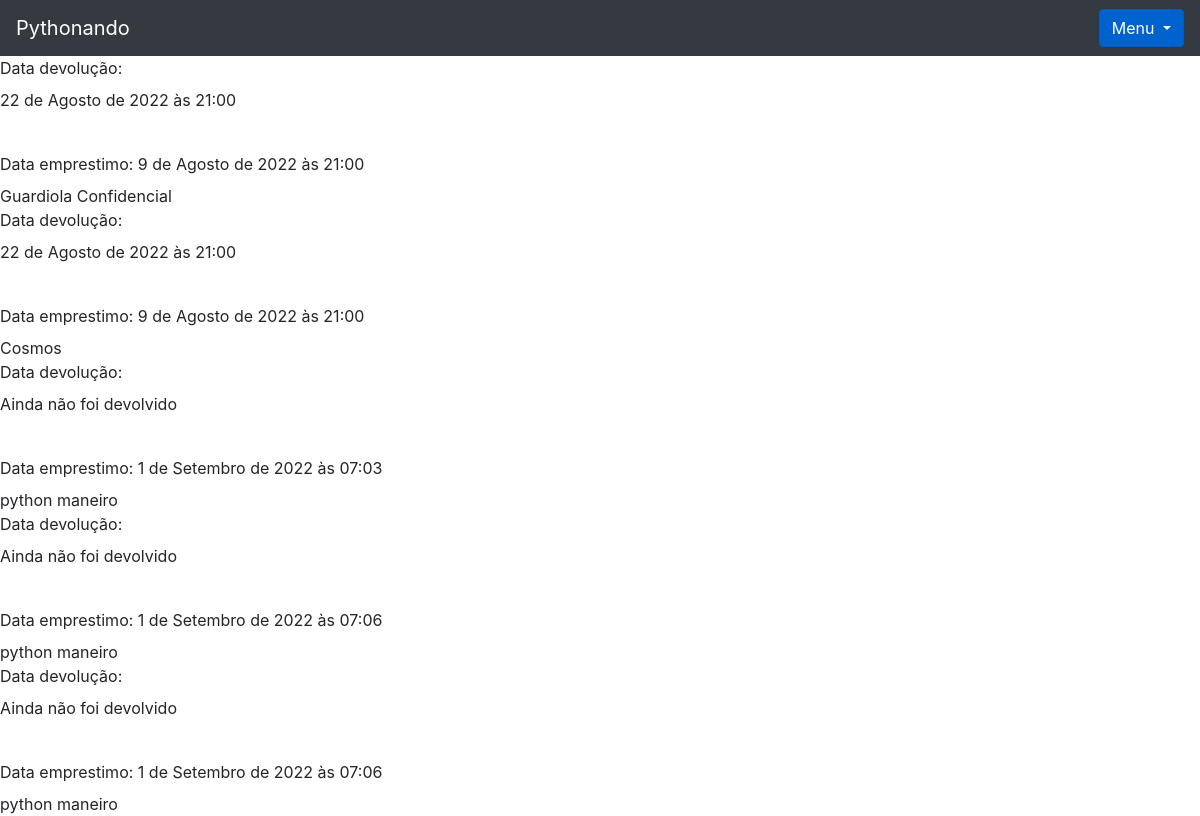
Screenshot of /livro/seus_emprestimos (signed in) with the database file from the repository.
### livro/models.py (models this page shows, shortened)
class Emprestimos(models.Model):
    choices = (
        ('P', 'Péssimo '),
        ('R', 'Ruim'),
        ('B', 'Bom'),
        ('O', 'Ótimo')
    )
    nome_emprestado = models.ForeignKey(Usuario, on_delete=models.DO_NOTHING,blank = True, null = True)
    nome_emprestado_anonimo = models.CharField(max_length = 30, blank = True, null = True)
    data_emprestimo = models.DateTimeField(default=datetime.datetime.now())
    data_devolucao = models.DateTimeField(blank = True, null = True)
    livro = models.ForeignKey(Livros, on_delete=models.DO_NOTHING)
    avaliacao = models.CharField(max_length=1, choices=choices, null=True, blank=True)

class Livros(models.Model):
    nome = models.CharField(max_length = 100)
    autor = models.CharField(max_length = 30)
    co_autor = models.CharField(max_length = 30, blank = True, null = True)
    data_cadastro = models.DateField(default = date.today)
    emprestado = models.BooleanField(default=False)
    categoria = models.ForeignKey(Categoria, on_delete=models.DO_NOTHING)
    usuario = models.ForeignKey(Usuario, on_delete=models.DO_NOTHING)
    class Meta:
        verbose_name = 'Livro'
    def __str__(self) -> str:
        return self.nome

### livro/views.py (the view)
# urls.py: path('seus_emprestimos', views.seus_emprestimos, name="seus_emprestimos")
def seus_emprestimos(request):
    usuario = Usuario.objects.get(id=request.session['usuario'])
    emprestimos = Emprestimos.objects.filter(nome_emprestado = usuario)
    return render(request, 'seus_emprestimos.html', {'usuario_logado': request.session['usuario'],
                                                    'emprestimos': emprestimos})

### livro/templates/seus_emprestimos.html
{% extends 'base.html' %}
{% block  'conteudo' %}
{% for emprestimo in emprestimos %}
    <label>Data devolução:</label>
    {% if emprestimo.data_devolucao %}
        <p>{{emprestimo.data_devolucao}}</p>
    {% else %}
        <p>Ainda não foi devolvido</p>
    {% endif %}
    <br>
    <label>Data emprestimo:</label>
    {{ emprestimo.data_emprestimo}}
    <br>
    {{emprestimo.livro}}
    <br>
{% endfor %}
{% endblock %}

### rows the page displays
Emprestimos: data_devolucao "22 de Agosto de 2022 às 21:00", data_emprestimo "9 de Agosto de 2022 às 21:00", livro "Guardiola Confidencial"
Emprestimos: data_devolucao "22 de Agosto de 2022 às 21:00", data_emprestimo "9 de Agosto de 2022 às 21:00", livro "Cosmos"
Emprestimos: shows "Ainda não foi devolvido", data_emprestimo "1 de Setembro de 2022 às 07:03", livro "python maneiro"
Emprestimos: shows "Ainda não foi devolvido", data_emprestimo "1 de Setembro de 2022 às 07:06", livro "python maneiro"
Emprestimos: shows "Ainda não foi devolvido", data_emprestimo "1 de Setembro de 2022 às 07:06", livro "python maneiro"
